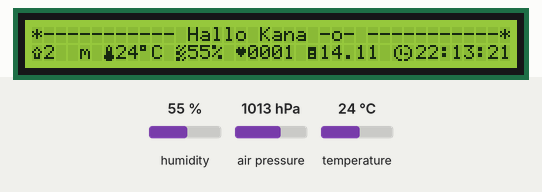
Bench run of a program on a simulated Arduino Nano, built with avr-gcc and run on an emulated ATmega328P. On the bench: 40×2 character LCD. Inputs (shaded band) come from the test bench; at power-on: air pressure 1013 hPa, humidity 55 %, temperature 24 °C. The local clock reads 2024-03-15 10:24:30 at power-on unless the program sets it; what the program prints to the serial monitor is not drawn.

Above: at 1.4 s.
1.5 s: air pressure set to 1048 hPa
At 3.2 s:
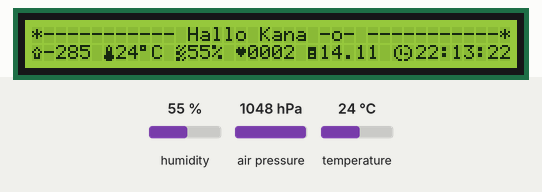
5.7 s: humidity set to 22 %
At 7.2 s:
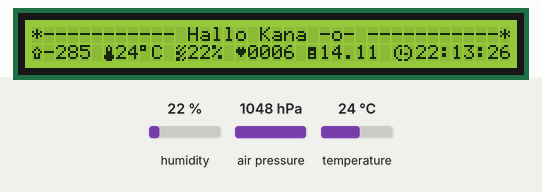
9.1 s: temperature set to 12 °C
At 10.6 s:
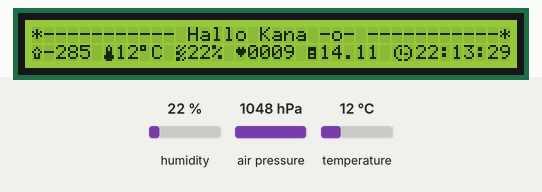
12.3 s: humidity set to 40 %
At 13.7 s:
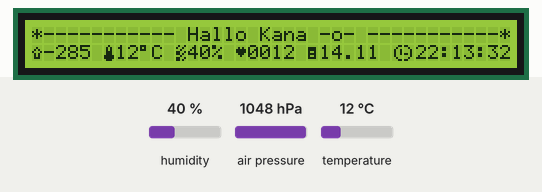
Timing chart, 0 to 15.3 s (numbered marks = the images above; inputs shaded):
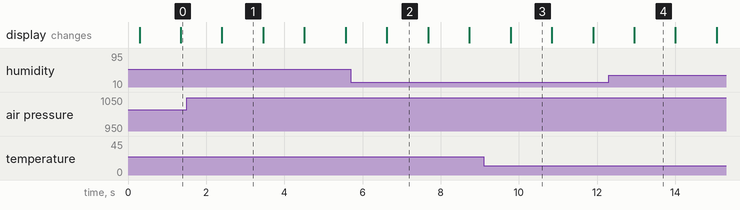

Measured:
- after the input at 1.5 s, the display: changes after 0.90 s (image 1)
- what the display in image 1 shows lasts 1.1 s, from 2.4 s to 3.5 s

The program:

main.cpp
```cpp
#include <Arduino.h>
#include <Wire.h>

#include "ClockLib.h"
#include "MeasureLib.h"
#include "DisplayLib.h"
#include "BluetoothLib.h"
#include "CanbusLib.h"

/*
 *  CARduino
 *  @file: main.cpp
 *  @author: Kana (René Lantzsch)
 *  @website: https://www.eskana.de
 */

ClockClass Clock;
MeasureClass Measuring;
DisplayClass Display;
BluetoothClass Bluetooth;
CanbusClass Canbus;

char welcomeMessage[] = "*----------- Hallo Kana -o- -----------*"; //
char bluetoothMessage[] = "Submit something to change the LCD text.\n";

void setup() {
	Serial.begin(9600);

  Clock.setTime();
	Measuring.start();
  Display.start();
  Display.printText(welcomeMessage, 0, 0);

	Bluetooth.start();
	Bluetooth.sendValue(bluetoothMessage);

	Canbus.start(Bluetooth);
}

int padLeft = 0;
int textLen = 0;
float temperature;
float humidity;
float altitude;
unsigned long currentMillis;
char btData[42];
char temperatureStr[2];
char humidityStr[2];
char altitudeStr[4];
char* runningTime = malloc(sizeof(char)*4);

void loop() {
	// read can data and send it over bluetooth
	Canbus.receiveMessage(Bluetooth);

  // display bluetooth messages
  strcpy(btData, Bluetooth.getValue());
  if(btData[0] != '\0') {
    Display.clear(0);
    textLen = strlen(btData);
    if(textLen < 40) {
      padLeft = (40 - textLen) / 2;
    }
    Display.printText(btData, padLeft, 0);
  }

  // display bluetooth status
  /*if(Bluetooth.isConnected()) {
		Display.printSymbol(DisplayClass::BLUETOOTH, 0, 1);
		Display.printText("  ", 1, 1);
  } else {
		//Display.printText("off", 1, 1);
  }*/

	// display altitude
	Display.printSymbol(DisplayClass::ARROW, 0, 1);

	altitude = Measuring.getAltitude();
	itoa((int)round(altitude), altitudeStr, 10);
	Display.printText("m", 4, 1);
	Display.printText(altitudeStr, 1, 1);

  // display temperature
  Display.printSymbol(DisplayClass::THERMOMETER, 6, 1);

	temperature = Measuring.getTemperature();
	itoa((int)round(temperature), temperatureStr, 10);
	Display.printText(temperatureStr, 7, 1);
	Display.printText("\xDF", 9, 1);
  Display.printText("C ", 10, 1);

	// display humidity
  Display.printSymbol(DisplayClass::RAIN, 12, 1);

	humidity = Measuring.getHumidity();
	itoa((int)round(humidity), humidityStr, 10);
	Display.printText(humidityStr, 13, 1);
	Display.printText("%", 15, 1);

  // display duration
  Display.printSymbol(DisplayClass::HEART, 17, 1);

  currentMillis = millis()/1000;
	if(currentMillis > 9999) currentMillis = 0;
  sprintf(runningTime, "%04lu", currentMillis);
  Display.printText(runningTime, 18, 1);

  // display date
  Display.printSymbol(DisplayClass::CALENDAR, 23, 1);

  Display.printText(Clock.getLocalDate(ClockClass::LOCALE_SHORT_DE), 24, 1);

  // display time
  Display.printSymbol(DisplayClass::CLOCK, 30, 1);

  Display.printText(Clock.getFormattedTime(), 32, 1);

	delay(1000);
}
```
